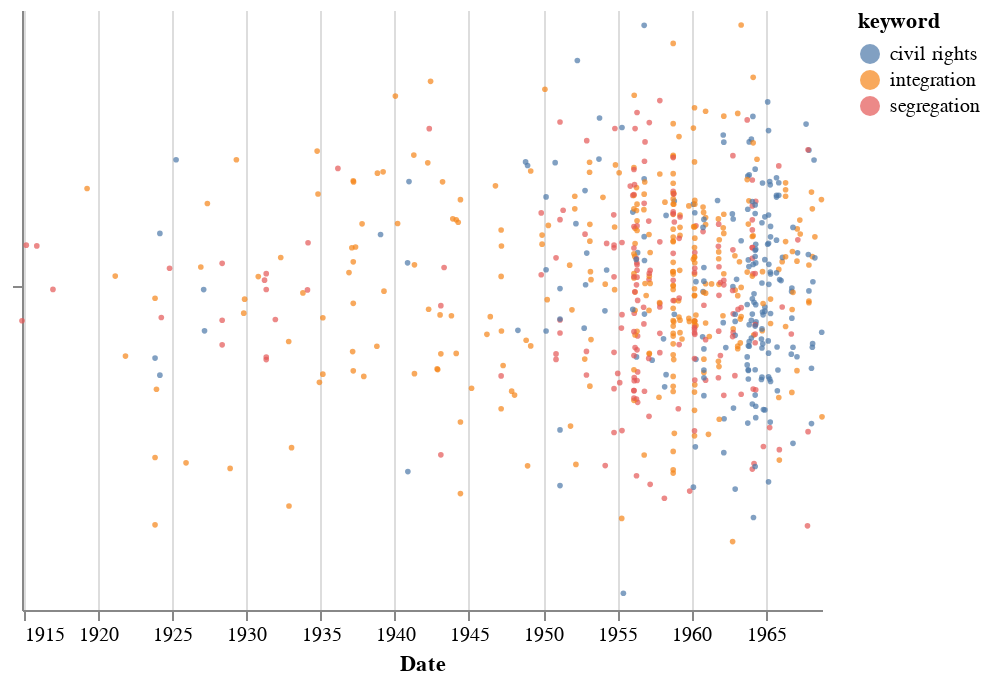

Notebook source saved alongside this figure:
### Markdown cell above
## Regular scatterplot with tooltips

### Code cell
alt.Chart(df).mark_circle(size=8).encode( #create the chart
    x=alt.X('date:T', title="Date"), # sets x axis to 'date' column, expressed with year and month
    y=alt.Y(
        'jitter:Q',
        title=None,
        axis=alt.Axis(values=[0], ticks=True, grid=False, labels=False),
        scale=alt.Scale(),
        ), #for y axis
    color=alt.Color('keyword:N'),
    tooltip = [alt.Tooltip('date:T', title="Issue date"), # add a tooltip to show
            alt.Tooltip('keyword'),
            alt.Tooltip('context', title="Context")
    ]
).transform_calculate(
    jitter='sqrt(-2*log(random()))*cos(2*PI*random())'
).configure_facet(spacing=0).configure_view(stroke=None)

### Figure 1 — Vega-Lite specification as saved in the notebook (floating-point values rounded to 4 significant figures; data arrays with more than 128 entries replaced by an {"elided": "..."} marker saying what was removed)
{"config": {"view": {"continuousWidth": 400, "continuousHeight": 300, "stroke": null}, "facet": {"spacing": 0}}, "data": {"name": "data-0e16885d982734f51a9dc21db5d52515"}, "mark": {"type": "circle", "size": 8}, "encoding": {"color": {"type": "nominal", "field": "keyword"}, "tooltip": [{"type": "temporal", "field": "date", "title": "Issue date"}, {"type": "nominal", "field": "keyword"}, {"type": "nominal", "field": "context", "title": "Context"}], "x": {"type": "temporal", "field": "date", "title": "Date"}, "y": {"type": "quantitative", "axis": {"grid": false, "labels": false, "ticks": true, "values": [0]}, "field": "jitter", "scale": {}, "title": null}}, "transform": [{"calculate": "sqrt(-2*log(random()))*cos(2*PI*random())", "as": "jitter"}], "$schema": "https://vega.github.io/schema/vega-lite/v4.8.1.json", "datasets": {"data-0e16885d982734f51a9dc21db5d52515": {"elided": "697 records"}}}
